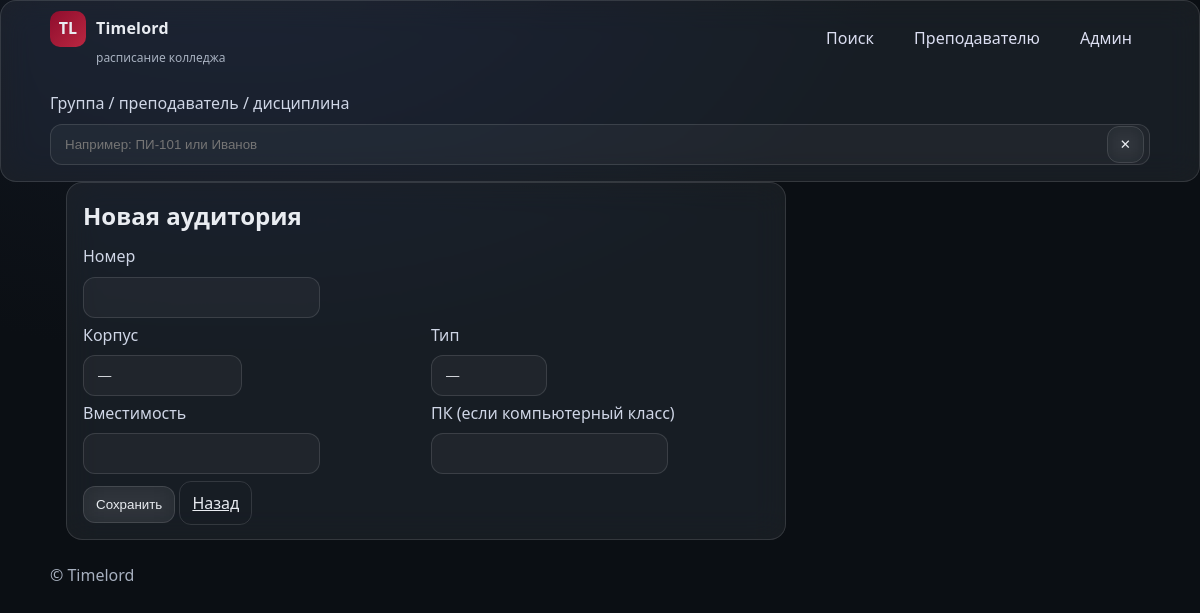
Before: /admin/rooms/3/edit (signed in) with the older database file.
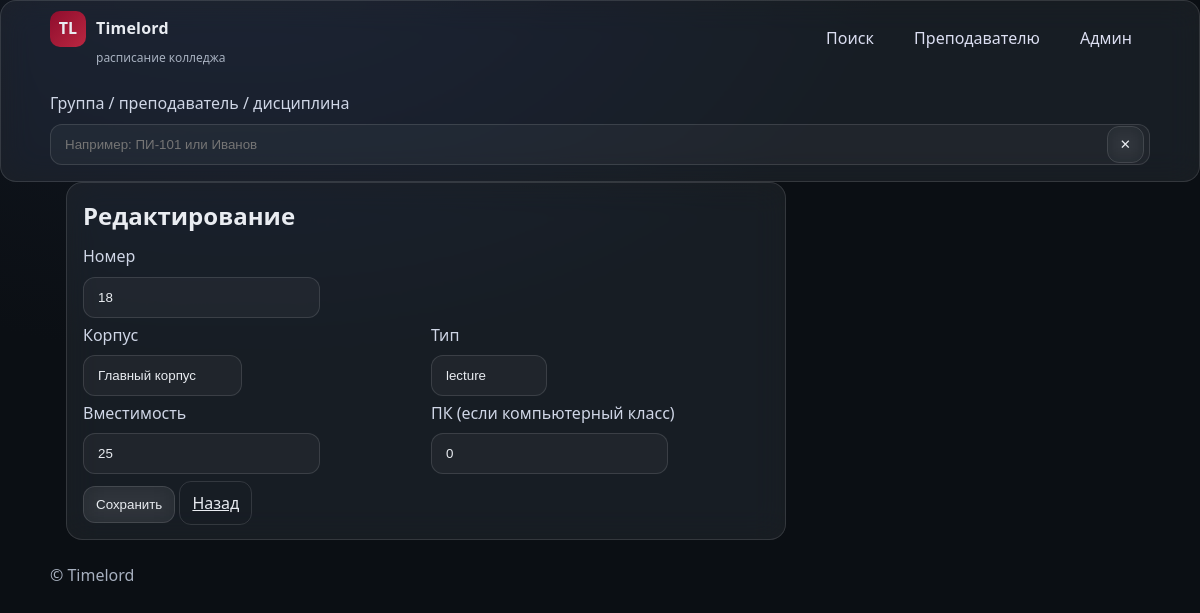
After: the same page with the newer database file.
### models/room.py (models this page shows)
class Room(db.Model):
    id = db.Column(db.Integer, primary_key=True)
    building_id = db.Column(db.Integer, db.ForeignKey("building.id"), nullable=False)
    number = db.Column(db.String(64), nullable=False)
    capacity = db.Column(db.Integer, nullable=False, default=30)
    room_type_id = db.Column(db.Integer, db.ForeignKey("room_type.id"), nullable=True)
    computers_count = db.Column(db.Integer, nullable=False, default=0)
    __table_args__ = (db.UniqueConstraint("building_id", "number", name="uq_room_building_number"),)

### models/building.py (models this page shows)
class Building(db.Model):
    id = db.Column(db.Integer, primary_key=True)
    name = db.Column(db.String(255), nullable=False)
    address = db.Column(db.String(255), nullable=True)
    edu_type = db.Column(db.String(32), nullable=True)  # VO/SPO marker (optional string)

### models/room_type.py (models this page shows)
class RoomType(db.Model):
    id = db.Column(db.Integer, primary_key=True)
    name = db.Column(db.String(128), unique=True, nullable=False)
    requires_computers = db.Column(db.Boolean, default=False)
    is_sports = db.Column(db.Boolean, default=False)

### blueprints/admin/routes.py (the view)
    @login_required
    def wrapper(*args, **kwargs):
        role = getattr(current_user, "role", None)
        if role not in ("admin", "superadmin"):
            abort(403)
        return view(*args, **kwargs)

### blueprints/admin/routes.py (called while the page is built, shortened)
def admin_required(view):
    @login_required
    def wrapper(*args, **kwargs):
        role = getattr(current_user, "role", None)
        if role not in ("admin", "superadmin"):
            abort(403)
        return view(*args, **kwargs)
    wrapper.__name__ = view.__name__
    return wrapper

@bp.route("/rooms/new", methods=["GET", "POST"])
@bp.route("/rooms/<int:item_id>/edit", methods=["GET", "POST"])
@admin_required
def rooms_form(item_id=None):
    if not Room:
        abort(501)
    item = db.session.get(Room, item_id) if item_id else Room()
    buildings = db.session.query(Building).all() if Building else []
    room_types = db.session.query(RoomType).all() if RoomType else []
    return render_template("admin/room_form.html", item=item, model=Room, buildings=buildings, room_types=room_types)

### models/user.py (called while the page is built)
@login_manager.user_loader
def load_user(user_id: str):
    try:
        return db.session.get(User, int(user_id))
    except Exception:
        return None

    @property
    def is_active(self):
        return bool(self.is_active_flag)

### templates/admin/room_form.html
{% extends "layout.html" %}
{% block content %}
<section class="glass" style="padding:16px;max-width:720px">
  <h2 style="margin:0 0 12px">{{ 'Редактирование' if getattr(item,'id',None) else 'Новая аудитория' }}</h2>
  <form method="post" class="form">
    <label class="search-label">Номер</label>
    <input class="search-input" name="number" value="{{ getattr(item,'number','') }}">
    <div style="display:grid;grid-template-columns:1fr 1fr;gap:10px">
      <div>
        <label class="search-label">Корпус</label>
        <select class="search-input" name="building_id">
          <option value="">—</option>
          {% for b in buildings %}
            <option value="{{ b.id }}" {% if getattr(item,'building_id',None)==b.id %}selected{% endif %}>
              {{ getattr(b,'name', getattr(b,'title','')) }}
            </option>
          {% endfor %}
        </select>
      </div>
      <div>
        <label class="search-label">Тип</label>
        <select class="search-input" name="room_type_id">
          <option value="">—</option>
          {% for t in room_types %}
            <option value="{{ t.id }}" {% if getattr(item,'room_type_id',None)==t.id %}selected{% endif %}>
              {{ getattr(t,'title', getattr(t,'name','')) }}
            </option>
          {% endfor %}
        </select>
      </div>
    </div>
    <div style="display:grid;grid-template-columns:1fr 1fr;gap:10px">
      <div>
        <label class="search-label">Вместимость</label>
        <input class="search-input" type="number" min="0" step="1" name="capacity" value="{{ getattr(item,'capacity','') }}">
      </div>
      <div>
        <label class="search-label">ПК (если компьютерный класс)</label>
        <input class="search-input" type="number" min="0" step="1" name="computers_count" value="{{ getattr(item,'computers_count', getattr(item,'computers','')) }}">
      </div>
    </div>
    <div style="margin-top:12px">
      <button class="btn" type="submit">Сохранить</button>
      <a class="btn ghost" href="{{ url_for('admin.rooms_list') }}">Назад</a>
    </div>
  </form>
</section>
{% endblock %}

Changed rows visible on the page:
added Room: number "18", building_id "Главный корпус", room_type_id "lecture", capacity "25", computers_count "0"
Other visible differences:
{{ 'Редактирование' if getattr(item,'id',None) else 'Новая аудитория' }}: "Новая аудитория" → "Редактирование"
form field building_id: "—" → (not shown)
form field room_type_id: "—" → (not shown)
